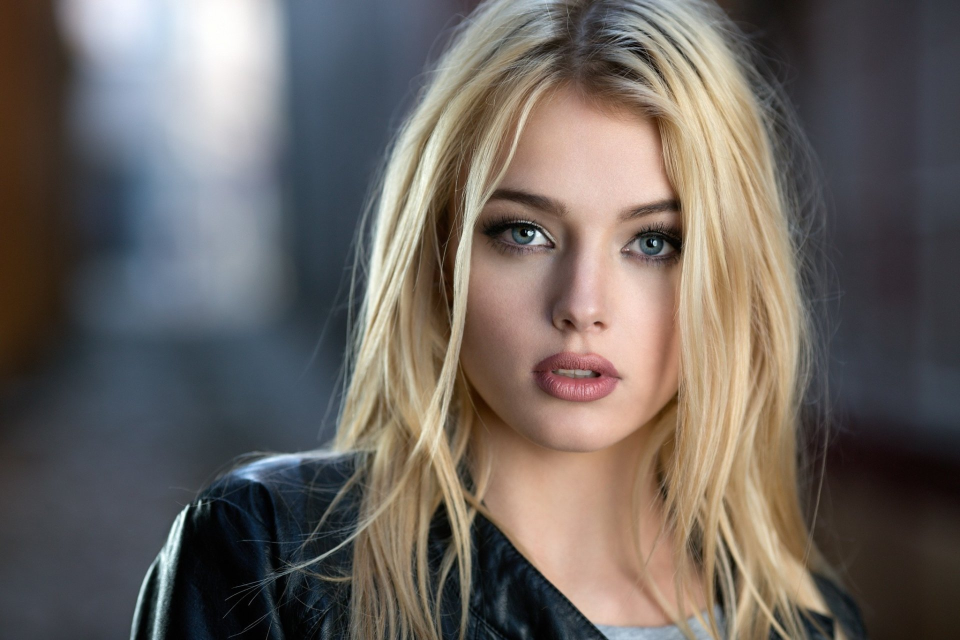
#> input picture OpenCV/face_detection/girl_face.jpg, 1920 x 1280 px (shown at 1/2 size)
$ python detect_face.py
#> lines starting #> are read from the running program, lines starting #| are printed output that depends on the picture; after the words box and inside, x2 and y2 are one past the last pixel; in counts of white or black regions, pixels touching at a corner belong together
import cv2

# create a cascade Classifier object
face_cascade = cv2.CascadeClassifier("haarcascade_frontalface_default.xml")

# read the image from a file
img = cv2.imread("girl_face.jpg")
#> img is the input picture: shape (1280, 1920, 3); mean B, G, R 96, 100.9, 108.2

# Reading the image as GrayScale Image
gray_img = cv2.cvtColor(img, cv2.COLOR_BGR2GRAY)
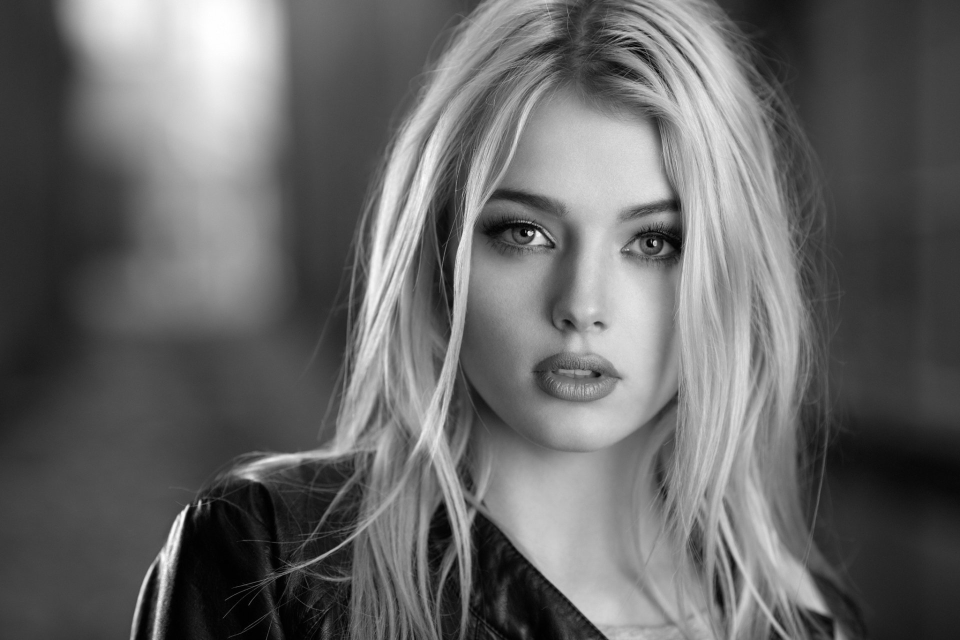
#> gray_img: shape (1280, 1920) (shown at 1/2 size); min 0, max 255, mean 102.5

# search the coordinates of the image
faces = face_cascade.detectMultiScale(gray_img, scaleFactor=1.05, minNeighbors=5)
#> faces = [[800, 198, 723, 723]]

print(type(faces))
#| <class 'numpy.ndarray'>
print(faces)  # [[800 198 723 723]]
#| [[800 198 723 723]]

# draw a rectangle
for x, y, w, h in faces:
    img = cv2.rectangle(img, (x, y), (x + w, y + h), (0, 255, 0), 3)
#> this loop made 1 pass
#> pass 1, `img = cv2.rectangle(img, (x, y), (x + w, y + h), (0, 255, 0), 3)`:
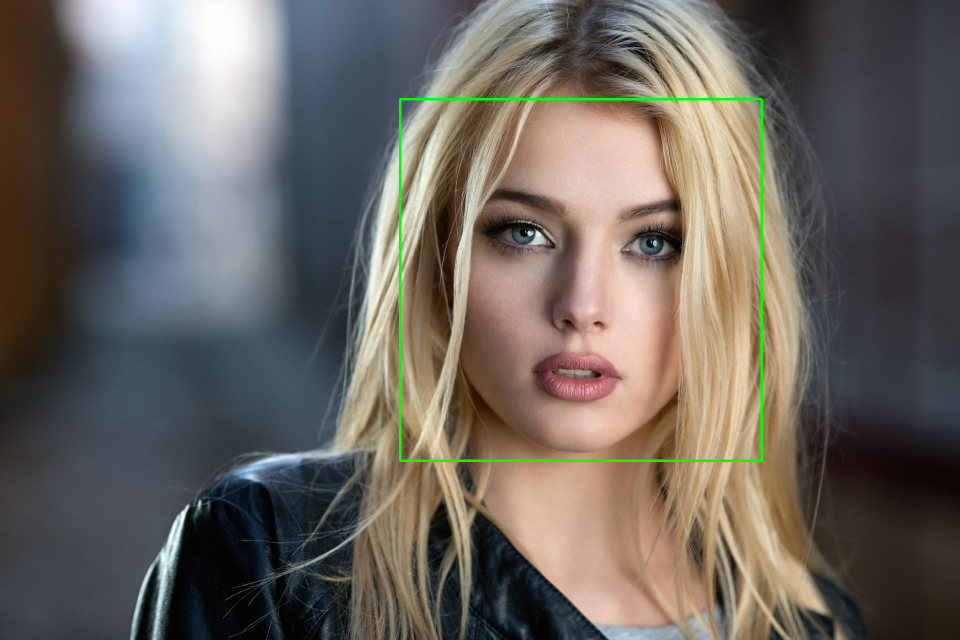
#> img: shape (1280, 1920, 3) (shown at 1/2 size); 0.59% of pixels changed, all inside (x1, y1, x2, y2) = (798, 196, 1526, 924)

# resize the image
resized_img = cv2.resize(img, (int(img.shape[1] / 2), int(img.shape[0] / 2)))
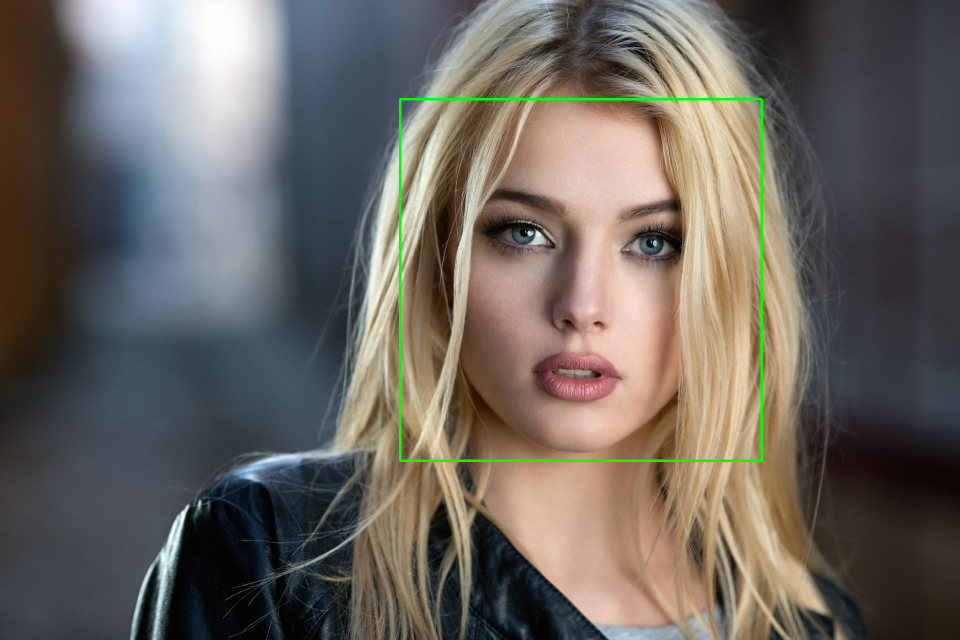
#> resized_img: shape (640, 960, 3); mean B, G, R 95.4, 101.7, 107.4
print(img.shape)
#| (1280, 1920, 3)
print(resized_img.shape)
#| (640, 960, 3)
# show the image
cv2.imshow("Resized Face Detection", resized_img)
# wait for the image to be shown
cv2.waitKey(0)
cv2.destroyAllWindows()

# write the image
cv2.imwrite("Face_detetcion_for_girls_image.jpg", resized_img)
